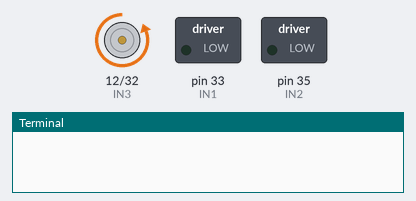
Bench run of a program on a simulated Raspberry Pi (header pin numbers), started with the argument 3. On the bench: motor-driver pin pairs drawn as motors (green arrow = first pin HIGH = forward, orange = second pin HIGH = backward, longer = more drive), switched loads named in the program (green lamp = pin HIGH), the last lines printed to the terminal. At 0.5 s the program stops and its outputs stay as they are.

Above: at 0.1 s.
At 0.6 s:
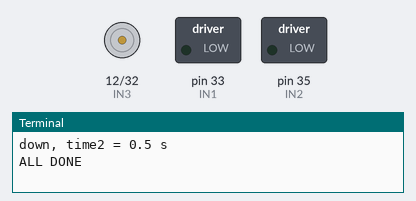
Timing chart, 0 to 2.0 s (numbered marks = the images above):
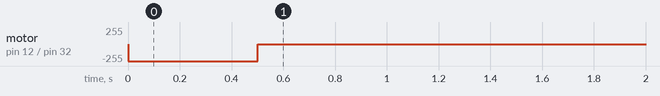

Measured:
- by itself, motor on pin 12 (IN3) / pin 32 (IN4): stopped → backward 255/255 at 0.00 s, → stopped 0.50 s later

The program:

leftRightUpDown.py
```python
# leftRightUpDown.py   moves motor left/right and up/down
# Turning amount controled by time2 variable
import argparse
import time
from time import sleep
import RPi.GPIO as GPIO
import os
GPIO.setmode(GPIO.BOARD)
IN1=33 # IN1
IN2=35 # IN2
IN3=12 # IN3
IN4=32 # IN4

time2 = 0.5 # max = 8.0
# up/down 10 deg/1.0 s. left/right 10 deg/0.5 s
dir = 3 # 0=left, 1=right, 2=up, 3=down
"""
# construct the argument parser and parse the arguments
ap = argparse.ArgumentParser()
ap.add_argument('delta', type=int, default=0,
    help="steps right, dir=1. Need int argument. Example: python3 sh.py 10")
args = ap.parse_args()
xdelta = args.delta
if xdelta < 0:
    dir = 0
    xdelta = -xdelta
"""
GPIO.setup(IN1,GPIO.OUT)
GPIO.setup(IN2,GPIO.OUT)
GPIO.setup(IN3,GPIO.OUT)
GPIO.setup(IN4,GPIO.OUT)

GPIO.output(IN1, False)
GPIO.output(IN2, False)
GPIO.output(IN3, False)
GPIO.output(IN4, False)

# Signals are True only when used.
# Otherwise, all signals are False.

# BACKWARD SIGNAL
def right():
    #os.system('clear')
    GPIO.output(IN1, True)
    sleep (time2)
    GPIO.output(IN1, False)

# FORWARD SIGNAL
def left():
    #os.system('clear')
    GPIO.output(IN2, True)
    sleep (time2)
    GPIO.output(IN2, False)

# DOWN SIGNAL
def up():
    #os.system('clear')
    GPIO.output(IN3, True)
    sleep (time2)
    GPIO.output(IN3, False)

# DOWN SIGNAL
def down():
    #os.system('clear')
    GPIO.output(IN4, True)
    sleep (time2)
    GPIO.output(IN4, False)

"""
start_time = time.time()
if dir == 0:  # 0 moves left or up
    left(xdelta)
    print ('Moved {:.1f} degrees left'.format(xdelta*360/512))
else:
    right(xdelta)
    print ('Moved {:.1f} degrees right'.format(xdelta*360/512))
time_now = time.time()
dtime = time.time() - start_time
print ('Execution time = ', dtime, ' sec')
print ('RPM = ', xdelta*60.0/(512.0*dtime))
print ('deg_per_sec = ', 360.0*xdelta/(512.0*dtime))
"""
if dir == 0:
    left()
    print('left, time2 = {} s'.format(time2))
elif dir == 1:
    right()
    print('right, time2 = {} s'.format(time2))
elif dir == 2:
    up()
    print('up, time2 = {} s'.format(time2))
else:
    down()
    print('down, time2 = {} s'.format(time2))
GPIO.cleanup()
print("ALL DONE")
```
